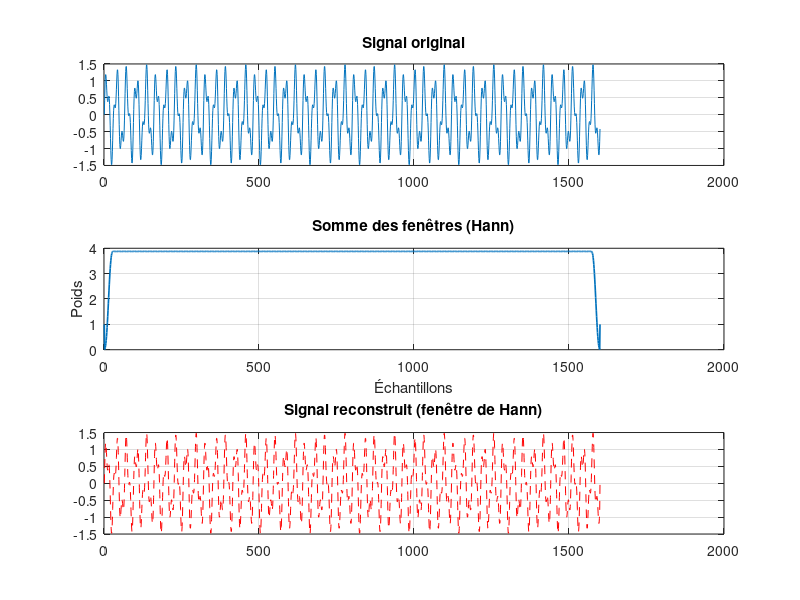
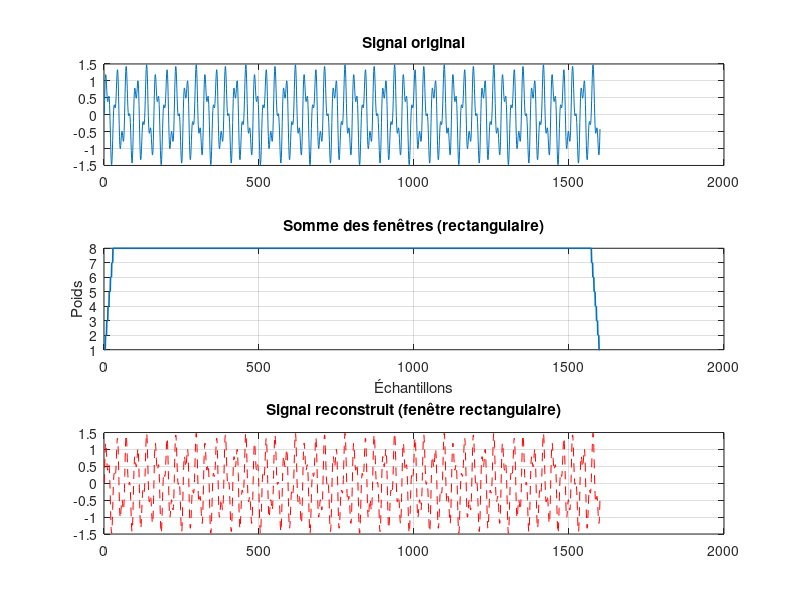
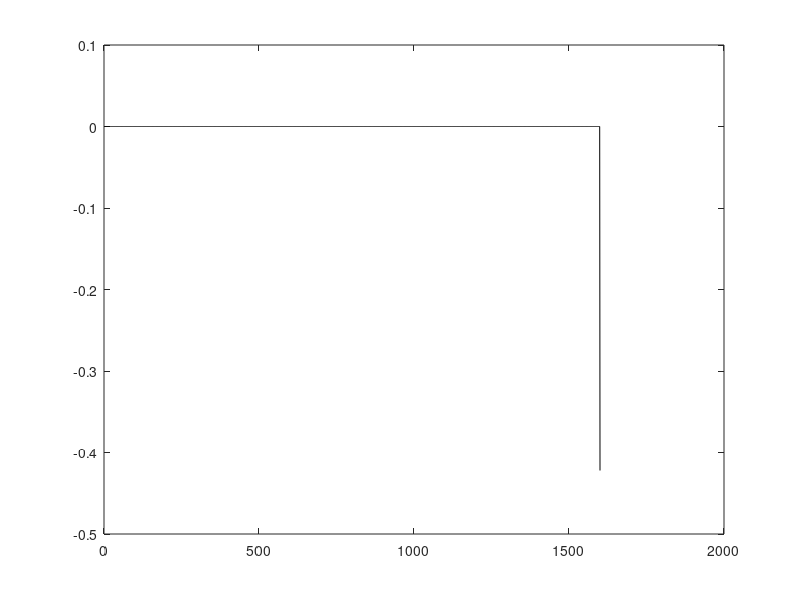

Reproduce these figures in MATLAB, in order. (Note: this script raises an error after producing the figures.)
%% --- PRELIMINAIRE 4 : Addition - Recouvrement (Overlap-Add) ---
clear; close all; clc;

%% 1. Création d'un signal synthétique
fs = 1600;                          % fréquence d'échantillonnage
t  = (0:1/fs:1-1/fs)';              % vecteur temps
x  = sin(2*pi*50*t) + 0.5*sin(2*pi*120*t);   % signal multi-fréquence
%x = x .* (1 + 0.4*randn(size(x)));  % rendre le signal non stationnaire

N  = length(x);

%% ================== CAS 1 : FENETRE DE HANN ==================
L_hann = 32;                        % longueur de trame (pair)
R_hann = L_hann/8;                  % pas de trame (50 %)
w_hann = hann(L_hann);              % fenêtre de Hann (NON périodique)

% --- Découpage ---
M_hann    = floor((N - L_hann)/R_hann) + 1;
frames_h  = zeros(L_hann, M_hann);

for m = 1:M_hann
    start_idx = (m-1)*R_hann + 1;
    frames_h(:,m) = x(start_idx:start_idx+L_hann-1) .* w_hann;
end

% --- Reconstruction OLA ---
x_recon_h    = zeros(N,1);
weight_hann  = zeros(N,1);

for m = 1:M_hann
    start_idx = (m-1)*R_hann + 1;
    x_recon_h(start_idx:start_idx+L_hann-1) = x_recon_h(start_idx:start_idx+L_hann-1) + frames_h(:,m);
    weight_hann(start_idx:start_idx+L_hann-1)  = weight_hann(start_idx:start_idx+L_hann-1) + w_hann;
end

weight_hann(weight_hann==0) = 1;
x_recon_h = x_recon_h ./ weight_hann;

% --- Erreur ---
erreur_hann = x - x_recon_h;
EQM_hann    = mean(erreur_hann.^2);

fprintf('--- Fenêtre HANN ---\n');
fprintf('EQM : %.2e\n', EQM_hann);
fprintf('Amplitude max erreur : %.2e\n\n', max(abs(erreur_hann)));

%% ================= CAS 2 : FENETRE RECTANGULAIRE =================
L_rect = 32;                        % même longueur pour comparer
R_rect = L_rect/8
w_rect = ones(L_rect,1);            % fenêtre RECTANGULAIRE

% --- Découpage ---
M_rect   = floor((N - L_rect)/R_rect) + 1;
frames_r = zeros(L_rect, M_rect);

for m = 1:M_rect
    start_idx = (m-1)*R_rect + 1;
    frames_r(:,m) = x(start_idx:start_idx+L_rect-1) .* w_rect;
end

% --- Reconstruction OLA ---
x_recon_r   = zeros(N,1);
weight_rect = zeros(N,1);

for m = 1:M_rect
    start_idx = (m-1)*R_rect + 1;
    x_recon_r(start_idx:start_idx+L_rect-1) = x_recon_r(start_idx:start_idx+L_rect-1) + frames_r(:,m);
    weight_rect(start_idx:start_idx+L_rect-1)  = weight_rect(start_idx:start_idx+L_rect-1) + w_rect;
end

x_recon_h_no_norm = x_recon_h .* 0 + x_recon_h; % copie
x_recon_r_no_norm = x_recon_r .* 0 + x_recon_r; % copie
erreur_hann_no_norm = x - x_recon_h_no_norm;
erreur_rect_no_norm = x - x_recon_r_no_norm;


weight_rect(weight_rect==0) = 1;
x_recon_r = x_recon_r ./ weight_rect;



% --- Erreur ---
erreur_rect = x - x_recon_r;
EQM_rect    = mean(erreur_rect.^2);

fprintf('--- Fenêtre RECTANGULAIRE ---\n');
fprintf('EQM : %.2e\n', EQM_rect);
fprintf('Amplitude max erreur : %.2e\n', max(abs(erreur_rect)));

% --- Hann : signal / poids / recon ---
figure;
subplot(3,1,1);
plot(x); title('Signal original');
grid on;

subplot(3,1,2);
plot(weight_hann,'LineWidth',1.2);
title('Somme des fenêtres (Hann)');
xlabel('Échantillons'); ylabel('Poids');
grid on;

subplot(3,1,3);
plot(x_recon_h,'--r');
title('Signal reconstruit (fenêtre de Hann)');
grid on;

% --- Rect : signal / poids / recon ---
figure;
subplot(3,1,1);
plot(x); title('Signal original');
grid on;

subplot(3,1,2);
plot(weight_rect,'LineWidth',1.2);
title('Somme des fenêtres (rectangulaire)');
xlabel('Échantillons'); ylabel('Poids');
grid on;

subplot(3,1,3);
plot(x_recon_r,'--r');
title('Signal reconstruit (fenêtre rectangulaire)');
grid on;

% --- Erreur Hann seule ---
figure;
plot(erreur_hann,'k'); hold on;
yline(0,'r--');
xlim([L_hann, N-L_hann]);
title('Erreur de reconstruction (Hann) - zone centrale');
grid on;

% --- Erreur Rect seule ---
figure;
plot(erreur_rect,'k'); hold on;
yline(0,'r--');
xlim([L_rect, N-L_rect]);
title('Erreur de reconstruction (Rectangulaire) - zone centrale');
grid on;




%% === COMPARAISON DES SPECTRES ===
Nfft = 4096;

Xh = abs(fft(x_recon_h, Nfft));
Xr = abs(fft(x_recon_r, Nfft));
Xo = abs(fft(x, Nfft));

f = linspace(0, fs/2, Nfft/2);

figure;
plot(f,20*log10(Xo(1:Nfft/2)),'k','LineWidth',1.3); hold on;
plot(f,20*log10(Xh(1:Nfft/2)),'b--','LineWidth',1.2);
plot(f,20*log10(Xr(1:Nfft/2)),'r--','LineWidth',1.2);
xlabel('Fréquence (Hz)');
ylabel('Amplitude (dB)');
legend('Original','Reconstruit Hann','Reconstruit Rect','Location','best');
title('Comparaison spectrale des signaux reconstruits');
grid on;

figure;
subplot(2,1,1);
plot(erreur_hann_no_norm);
title('Erreur SANS normalisation — Hann');
grid on;

subplot(2,1,2);
plot(erreur_rect_no_norm);
title('Erreur SANS normalisation — Rectwin');
grid on;
